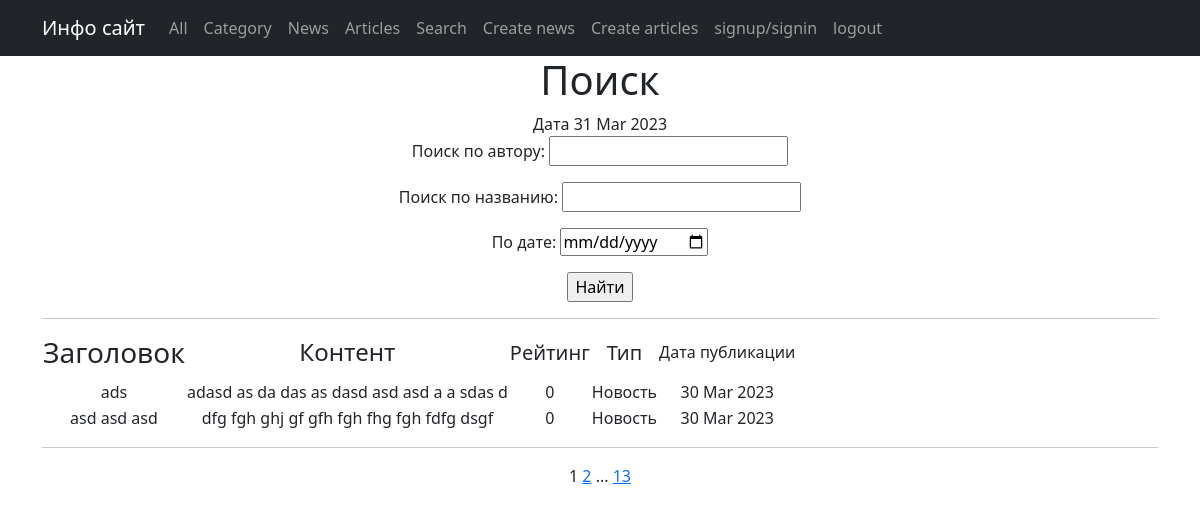
Page /posts/search/ on the earlier database version.
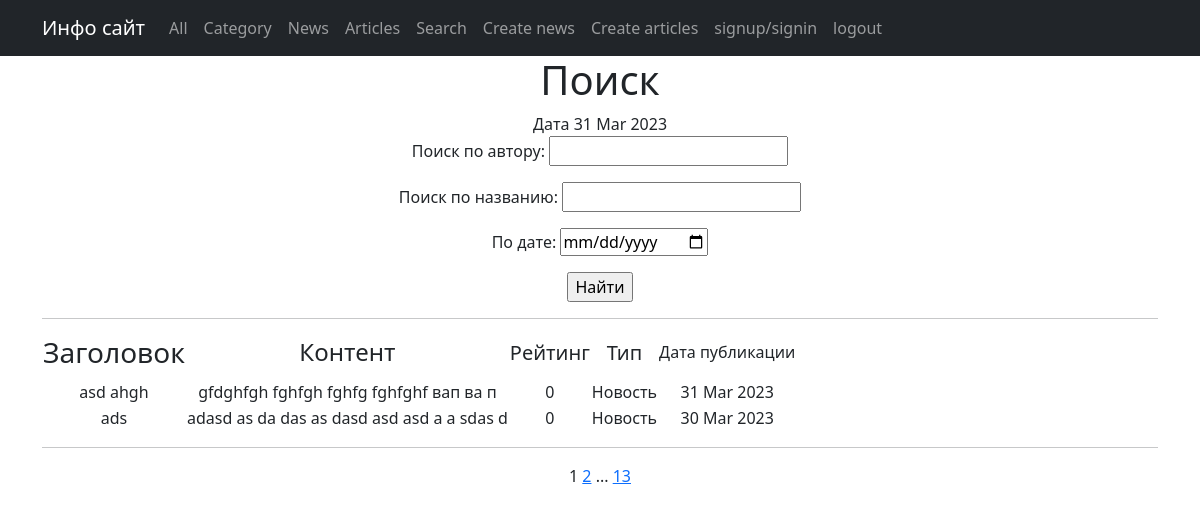
Same page on the later database version.
### posts/models.py (models this page shows, shortened)
class Post(models.Model):
    article = 'ARTI'
    news = 'NEWS'
    POST_TYPE = [
        (article, 'Статья'),
        (news, 'Новость')
    ]
    author = models.ForeignKey(Author, on_delete=models.CASCADE)
    types = models.CharField(max_length=4, choices=POST_TYPE, default=news)
    time_date = models.DateTimeField(auto_now_add=True)
    category = models.ManyToManyField(Category, through='PostCategory')
    title = models.CharField(max_length=255, blank=False)
    content = models.TextField(blank=False)
    rating = models.IntegerField(default=0)

### posts/views.py (the view)
# urls.py: path('search/', PostSearch.as_view(), name='post_search'),
class PostSearch(ListView):
    model = Post
    ordering = '-time_date'
    template_name = 'search.html'
    context_object_name = 'posts'
    paginate_by = 2
    def get_queryset(self):
        queryset = super().get_queryset()
        self.filterset = PostFilter(self.request.GET, queryset)
        return self.filterset.qs
    def get_context_data(self, **kwargs):
        context = super().get_context_data(**kwargs)
        context['filterset'] = self.filterset
        return context

### posts/templatetags/custom_filters.py (called while the page is built)
@register.filter()
def censor(value):
    new_list = list(value.split())
    if isinstance(value, str):
        for i in range(len(new_list)):
            if new_list[i].lower() in censor_list:
                s = new_list[i]
                new_list[i] = s[:2] + '*' * (len(s) - 2)
        return ' '.join(new_list)
    else:
        raise TypeError('Объект не является строкой')

### posts/templatetags/custom_tags.py (called while the page is built)
@register.simple_tag()
def current_time(format_string='%b %d %Y'):
    return datetime.utcnow().strftime(format_string)

### templates/search.html (shortened to what this page needs)
{% extends 'flatpages/default.html' %}
{% load custom_filters %}
{% load custom_tags %}
{% block content %}
   <h1>Поиск</h1>
    Дата {% current_time '%d %b %Y' %}
   <form action="" method="get">
       {{ filterset.form.as_p }}
       <input type="submit" value="Найти" />
   </form>
   <hr>
   {% if posts %}
       <table>
           <tr>
                <td><h3>Заголовок</h3></td>
                <td><h4>Контент</h4></td>
                <td><h5>Рейтинг</h5></td>
                <td><h5>Тип</h5></td>
                <td><h6>Дата публикации</h6></td>
            </tr>
            {% for post in posts %}
            <tr>
                <td>{{ post.title|truncatewords:3|censor }}</td>
                <td>{{ post.content|truncatewords:20|censor }}</td>
                <td>{{ post.rating }}</td>
                <td>{{ post.get_types_display }}</td>
                <td>{{ post.time_date|date:'d M Y' }}</td>
            </tr>
           {% endfor %}
       </table>
   {% else %}
       <h2>Новостей нет!</h2>
   {% endif %}
<hr>
   {{ page_obj.number }}
   {% if page_obj.has_next %}
       <a href="?page={{ page_obj.next_page_number }}">{{ page_obj.next_page_number }}</a>
       {% if paginator.num_pages != page_obj.next_page_number %}
           ...
           <a href="?page={{ page_obj.paginator.num_pages }}">{{ page_obj.paginator.num_pages }}</a>
       {% endif %}
   {% endif %}
{% endblock content %}

Differences in the rows shown:
no longer on this page (row unchanged): Post: title|censor "asd asd asd", content|censor "dfg fgh ghj gf gfh fgh fhg fgh fdfg dsgf", rating "0", types "Новость", time_date "30 Mar 2023"
added Post: title|censor "asd ahgh", content|censor "gfdghfgh fghfgh fghfg fghfghf вап ва п", rating "0", types "Новость", time_date "31 Mar 2023"
